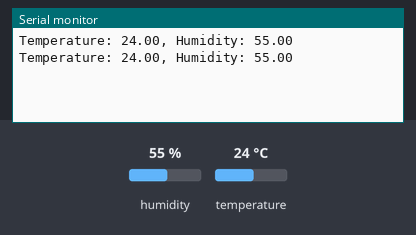
This sketch was run on a simulated Arduino Uno, built with avr-gcc and run on an emulated ATmega328P. Shown: the last lines printed to the serial monitor. The test bench sets the inputs (shaded band); at power-on: humidity 55 %, temperature 24 °C.

Above: at 4.8 s.
4.9 s: humidity set to 22 %
At 7.2 s:
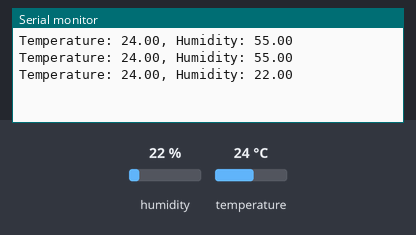
7.9 s: temperature set to 12 °C
At 8.9 s:
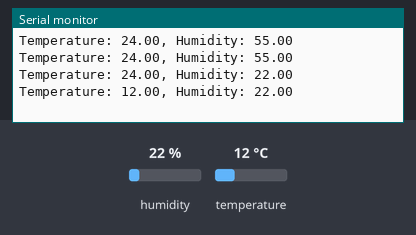
10.9 s: humidity set to 40 %
At 12.4 s:
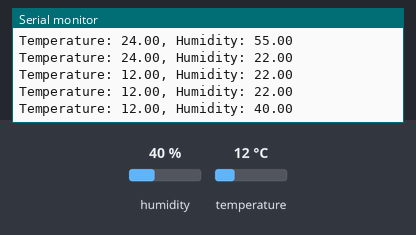
Timing chart, 0 to 13.9 s (numbered marks = the images above; inputs shaded):
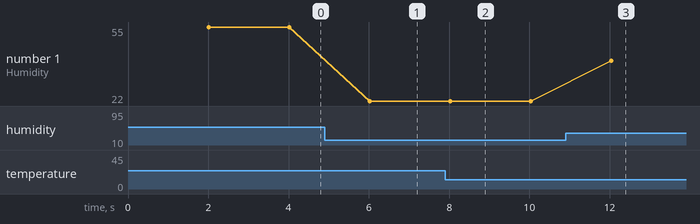

Measured:
- after the input at 4.9 s, the serial monitor: prints a new line after 1.1 s (image 1)
- after the input at 7.9 s, the serial monitor: prints a new line after 0.12 s (image 2)
- after the input at 10.9 s, the serial monitor: prints a new line after 1.1 s (image 3)
- plotted number 1: 55 → 22 after the input at 4.9 s, 22 → 40 after the input at 10.9 s

The sketch:

dht_sensor.ino
```cpp
#include "DHT.h"

#define DHTPIN 8     // Digital pin connected to the DHT sensor
#define DHTTYPE DHT22   // DHT 22 (AM2302)

DHT dht(DHTPIN, DHTTYPE);

void setup() {
  Serial.begin(9600);
  dht.begin();
}

void loop() {
  // Wait a few seconds between measurements.
  delay(2000);

  // Reading temperature or humidity takes about 250 milliseconds!
  float humidity = dht.readHumidity();
  // Read temperature as Celsius (the default)
  float temperature = dht.readTemperature();

  // Check for presence of data
  if (!isnan(humidity) && !isnan(temperature)) {

  Serial.print("Temperature: ");
  Serial.print(temperature);
  Serial.print(", Humidity: ");
  Serial.println(humidity);

  }


}
```
